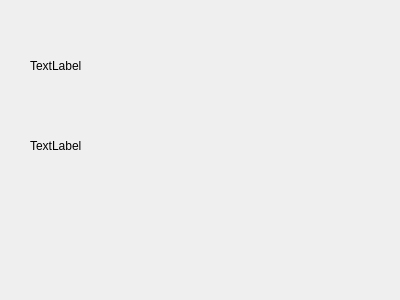
<?xml version="1.0" encoding="UTF-8"?>
<ui version="4.0">
 <class>CDlgCustomForward</class>
 <widget class="QDialog" name="CDlgCustomForward">
  <property name="geometry">
   <rect>
    <x>0</x>
    <y>0</y>
    <width>400</width>
    <height>300</height>
   </rect>
  </property>
  <property name="windowTitle">
   <string>CDlgCustomForward</string>
  </property>
  <widget class="QLabel" name="label">
   <property name="geometry">
    <rect>
     <x>30</x>
     <y>60</y>
     <width>54</width>
     <height>12</height>
    </rect>
   </property>
   <property name="text">
    <string>TextLabel</string>
   </property>
  </widget>
  <widget class="QLabel" name="label_2">
   <property name="geometry">
    <rect>
     <x>30</x>
     <y>140</y>
     <width>54</width>
     <height>12</height>
    </rect>
   </property>
   <property name="text">
    <string>TextLabel</string>
   </property>
  </widget>
 </widget>
 <layoutdefault spacing="6" margin="11"/>
 <resources/>
 <connections/>
</ui>
